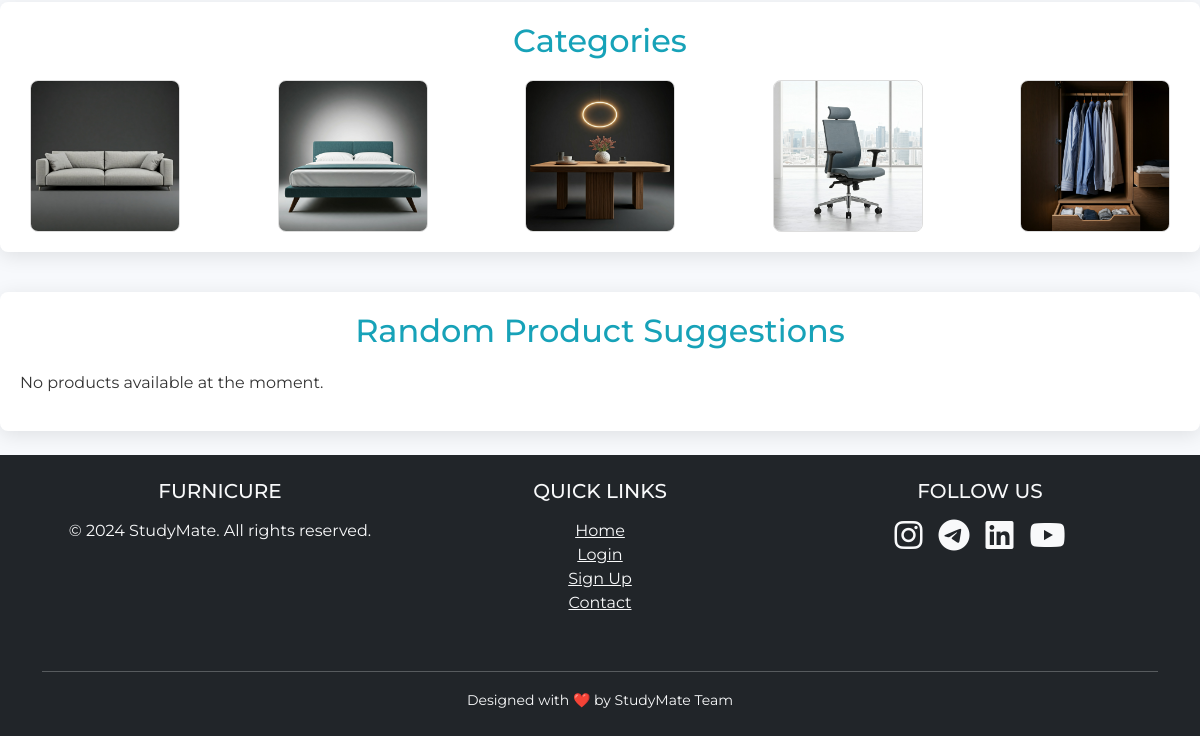
Before: / (lower part) with the older database file.
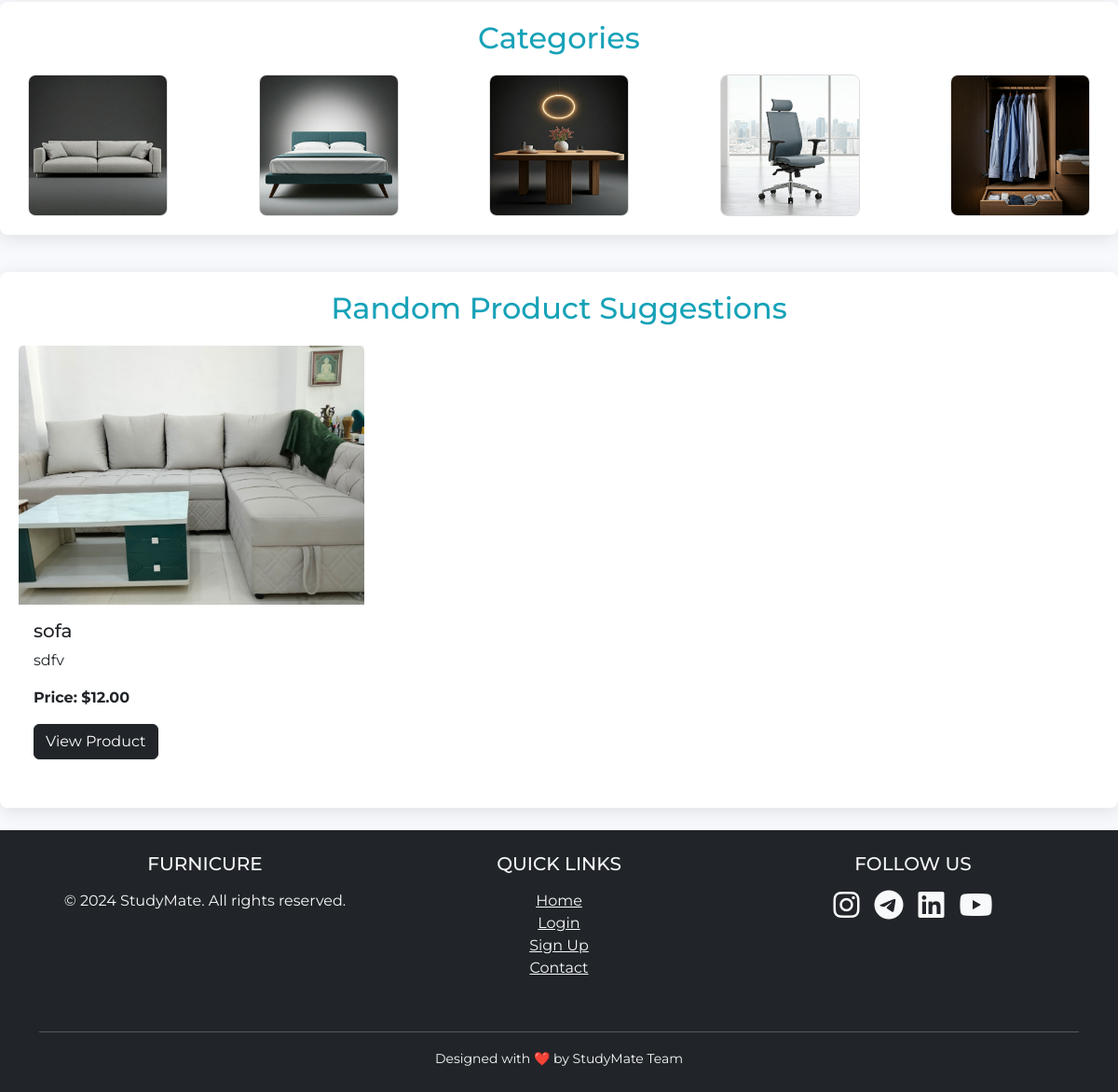
After: the same page with the newer database file.
### eco/models.py (models this page shows, shortened)
class Product(models.Model):
    shopkeeper = models.ForeignKey(Shopkeeper, on_delete=models.CASCADE)
    name = models.CharField(max_length=255)
    description = models.TextField()
    category = models.ForeignKey(Category, on_delete=models.CASCADE)
    price = models.DecimalField(max_digits=10, decimal_places=2)
    image = models.ImageField(upload_to='product_images/')
    image2 = models.ImageField(upload_to='product_images/', blank=True, null=True)
    image3 = models.ImageField(upload_to='product_images/', blank=True, null=True)
    image4 = models.ImageField(upload_to='product_images/', blank=True, null=True)
    is_out_of_stock = models.BooleanField(default=False)
    is_sold = models.BooleanField(default=False)  # New field for sold status

### eco/views.py (the view)
# urls.py: path('', views.home, name='home'),
def home(request):
    all_products = list(Product.objects.filter(is_out_of_stock=False))
    if len(all_products) > 0:
        products = random.sample(all_products, min(9, len(all_products)))  # Ensure no more than available
    else:
        products = []  # No products available
    categories = Category.objects.all()
    return render(request, 'home.html', {
        'products': products,
        'categories': categories
    })

### templates/home.html (shortened to what this page needs)
{% extends 'base.html' %}
{% block body %}
<link href="https://cdn.jsdelivr.net/npm/bootstrap@5.3.0-alpha3/dist/css/bootstrap.min.css" rel="stylesheet">
  <link rel="stylesheet" href="https://cdnjs.cloudflare.com/ajax/libs/font-awesome/6.0.0-beta3/css/all.min.css">
  <div class="categories mb-4">
    <h2>Categories</h2>
    <div class="d-flex justify-content-between">
        <div class="category-icon">
            <a href="{% url 'sofa' %}">
                <div class="image-container">
                    <img src="/static/furniimage08.jpeg" alt="Sofa" class="category-image">
                </div>
            </a>
        </div>
        <div class="category-icon">
            <a href="{% url 'bed' %}">
                <div class="image-container">
                    <img src="/static/furniimage10.jpeg" alt="Bed" class="category-image">
                </div>
            </a>
        </div>
        <div class="category-icon">
            <a href="{% url 'table' %}">
                <div class="image-container">
                    <img src="/static/furniimage09.jpeg" alt="Table" class="category-image">
                </div>
            </a>
        </div>
        <div class="category-icon">
            <a href="{% url 'chair' %}">
                <div class="image-container">
                    <img src="/static/furniimage12.jpeg" alt="Chair" class="category-image">
                </div>
            </a>
        </div>
        <div class="category-icon">
            <a href="{% url 'cupboard' %}">
                <div class="image-container">
                    <img src="/static/furniimage11.jpeg" alt="Cupboard" class="category-image">
                </div>
            </a>
        </div>
    </div>
</div>
<div class="products mb-4">
    <h2>Random Product Suggestions</h2>
    <div class="row">
        {% if products %}
            {% for product in products %}
                <div class="col-md-4 mb-3">
                    <div class="card">
                        <img src="{{ product.image.url }}" class="card-img-top" alt="{{ product.name }}">
                        <div class="card-body">
                            <h5 class="card-title">{{ product.name }}</h5>
                            <p class="card-text">{{ product.description|truncatewords:15 }}</p>
                            <p class="card-text"><strong>Price: ${{ product.price }}</strong></p>
                            <a href="{% url 'product_detail' product.id %}" class="btn btn-dark">View Product</a>
                        </div>
                    </div>
                </div>
            {% endfor %}
        {% else %}
            <p>No products available at the moment.</p>
        {% endif %}
    </div>
</div>
{% endblock body %}

Changed rows visible on the page:
added Product: image (picture), name "sofa", description "sdfv", price "12.00"
Other visible differences:
text no longer shown: "No products available at the moment."
